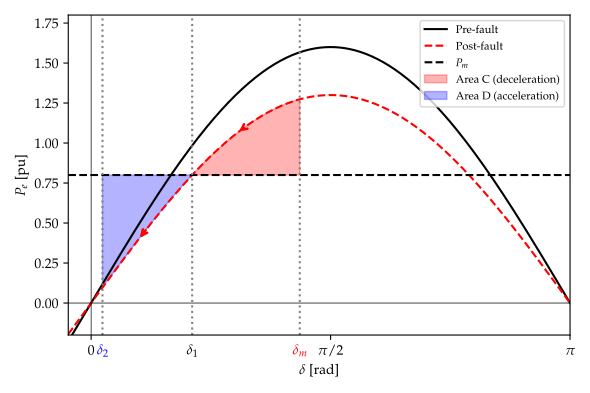

The Python source for this figure:
import numpy as np
import matplotlib.pyplot as plt
import math

plt.rcParams['text.usetex'] = True
plt.rcParams['font.family'] = 'serif'
plt.rcParams['font.serif'] = ['Palatino']
plt.rcParams['font.sans-serif'] = ['Helvetica']


def solve_transcendental(a, b, c, initial_guess, tolerance=1e-6, max_iterations=100):
    x = initial_guess
    for _ in range(max_iterations):
        f_x = a * x + b * math.cos(x) - c
        f_prime_x = a - b * math.sin(x)
        if abs(f_prime_x) < 1e-9:
            return None
        x_next = x - f_x / f_prime_x
        if abs(x_next - x) < tolerance:
            return x_next
        x = x_next
    return None


# Same parameters as EAC.py
Pm = 0.8
Pmax1 = 1.6
Pmax2 = 0.5
Pmax3 = 1.3

delta0 = np.arcsin(Pm / Pmax1)
delta_1 = np.arcsin(Pm / Pmax3)  # post-fault equilibrium
delta_max = np.pi - delta_1

numerator = -Pm * (delta_max - delta0) - (Pmax3 * np.cos(delta_max)) + (Pmax2 * np.cos(delta0))
denominator = Pmax2 - Pmax3
delta_c_crit = np.arccos(numerator / denominator)

lam = 0.6
delta_cl = lam * delta0 + (1 - lam) * delta_c_crit

# Compute delta_m (delta_stop)
c_m = np.cos(delta_cl) * (Pmax3 - Pmax2) + Pm * delta0 + Pmax2 * np.cos(delta0)
delta_m = solve_transcendental(Pm, Pmax3, c_m, initial_guess=0.5 * (delta_cl + delta_max))

# Compute delta_2: int_{delta_2}^{delta_m} (Pm - Pmax3*sin(theta)) dtheta = 0
# => Pm * delta_2 + Pmax3 * cos(delta_2) = Pm * delta_m + Pmax3 * cos(delta_m)
c_2 = Pm * delta_m + Pmax3 * math.cos(delta_m)
delta_2 = solve_transcendental(Pm, Pmax3, c_2, initial_guess=0.1)

delta_min_plot = min(-0.15, delta_2 - 0.15)
delta = np.linspace(delta_min_plot, np.pi, 600)

Pe1 = Pmax1 * np.sin(delta)
Pe3 = Pmax3 * np.sin(delta)
Pm_line = np.full_like(delta, Pm)

fig = plt.figure(figsize=(6 * 2.5 / 2.54, 4 * 2.5 / 2.54))

plt.plot(delta, Pe1, 'k-', label='Pre-fault')
plt.plot(delta, Pe3, 'r--', label='Post-fault')
plt.plot(delta, Pm_line, 'k--', label=r'$P_m$')

# Area C: Deceleration (Pe3 > Pm) between delta_1 and delta_m
d_C = np.linspace(delta_1, delta_m, 400)
plt.fill_between(d_C, Pm, Pmax3 * np.sin(d_C), color='red', alpha=0.3, label='Area C (deceleration)')

# Area D: Acceleration (Pm > Pe3) between delta_2 and delta_1
d_D = np.linspace(delta_2, delta_1, 400)
plt.fill_between(d_D, Pm, Pmax3 * np.sin(d_D), color='blue', alpha=0.3, label='Area D (acceleration)')

# Arrows showing backward swing along post-fault curve
for d_arr in [0.5 * (delta_1 + delta_m), 0.5 * (delta_2 + delta_1)]:
    dd = -0.06
    plt.annotate(
        '',
        xy=(d_arr + dd, Pmax3 * np.sin(d_arr + dd)),
        xytext=(d_arr, Pmax3 * np.sin(d_arr)),
        arrowprops=dict(arrowstyle='->', color='red', lw=1.8),
    )

plt.xticks([0, np.pi / 2, np.pi], [r'$0$', r'$\pi/2$', r'$\pi$'])

y_min = min(-0.2, Pmax3 * np.sin(delta_2) - 0.15)
plt.vlines([delta_2, delta_1, delta_m], y_min, 1.8, linestyles=':', color='gray')
plt.text(delta_2, y_min - 0.12, r'$\delta_2$', ha='center', color='blue')
plt.text(delta_1, y_min - 0.12, r'$\delta_1$', ha='center', color='black')
plt.text(delta_m, y_min - 0.12, r'$\delta_m$', ha='center', color='red')

plt.xlabel(r'$\delta$ [rad]')
plt.ylabel(r'$P_e$ [pu]')
plt.legend(loc='upper right', fontsize=8)
plt.ylim(y_min, 1.8)
plt.xlim(delta_min_plot, np.pi)
plt.axhline(0, color='black', linewidth=0.5)
plt.axvline(0, color='black', linewidth=0.5)

plt.tight_layout()
plt.savefig("Lectures/transient/images/SwingsBack.pdf")
plt.close(fig)
